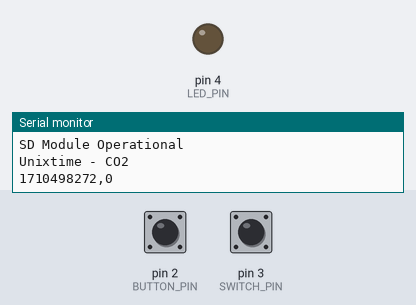
Bench run of a sketch on a simulated Arduino Leonardo, built with avr-gcc and run on an emulated ATmega32U4. Shown: output pins drawn as LEDs (lit = HIGH), the last lines printed to the serial monitor. The test bench sets the inputs (shaded band); at power-on: pin 3 (SWITCH_PIN) HIGH, pin 2 (BUTTON_PIN) LOW. The local clock reads 2024-03-15 10:24:30 at power-on unless the sketch sets it; storage starts empty.

Above: at 3.2 s.
3.3 s: pin 3 (SWITCH_PIN) pulled LOW for 0.15 s
At 3.7 s:
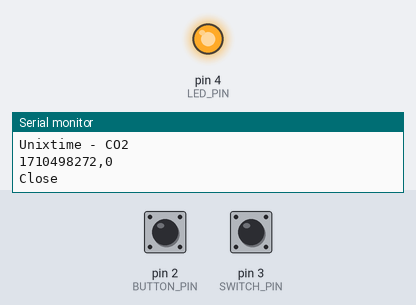
4.9 s: pin 2 (BUTTON_PIN) pulled HIGH for 0.15 s
Timing chart, 0 to 7.9 s (numbered marks = the images above; inputs shaded):
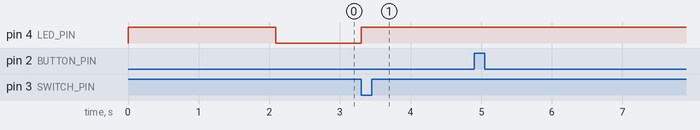

The sketch:

CU-1106H-NS_Logger.ino
```cpp
/*
  The following code is intended specifically for the CU-1106H-NS model and an Arduino Mega.
  Ensure that the sensor has been wired properly, before running this code.
  This code uses UART communication to send and recieve information to and from the CU-1106H-NS sensor.

  This software will gather CO2 and time data from a CU-1106H-NS sensor and a DS3231 RTC module, respectively.
  The information automaticlly gets stored into a micro SD card via the SD card module.
  An external LED will blink each time a measurement is taken.

  The external button is for calibration.
  The toggle switch is to safely shut down the SD card, before the Arduino Mega is manually disconnected from the power source.
  When the SD card is safely shut down, the LED remains on, indicating that it is safe to disconnect the power supply.

  When the code is first ran, the LED is constantly on, while the modules are booting up.
  Once all modules are active, then the LED will begin to blink.
  If the LED does not blink within the first minute, that means there is something wrong with at least one of the modules.

  Written by: Adriann Liceralde
  adriann8399@gmail.com
  */

//IMPORT LIBRARIES
#include <RTClib.h>
#include <SdFat.h>
#include <avr/wdt.h>


//PIN SETTINGS
const int BUTTON_PIN = 2;       //Digital Pin #2
const int SWITCH_PIN = 3;       //Digital Pin #3
const int LED_PIN = 4;          //Digital Pin #4
int buttonState = 0;            //State of the calibration button. 0 means it is not pushed. 1 means it is pushed.
int ledState = 1;               //State of the led. 0 means that blinking is off and the led will stay on, indicating that the sd file is closed
int calValue = 1200;            //Calibration value that the sensor will be calibrated to when the button is pressed.
                                //calValue Range is 400 to 1500. DO NOT GO OUT OF RANGE

//UART COMMANDS
const byte message_Read[4]  = {0x11, 0x01, 0x01, 0xED}; //Command to ask for the CO2 reading
byte response_Read[8];                                  //Response from sensor when message_Read is sent to it
byte response_Calib[4];                                 //Response from sensor when calibration is performed

//PRE_ALLOCATE VARIABLES
RTC_DS3231 rtc;
DateTime dt;
DateTime now_dt;
uint32_t ut;
uint32_t now_ut;
uint32_t ppm;
const uint8_t sdChipSelect = SS;
SdFat sd;
SdFile file;


//THIS IS THE SETUP CHUNK THAT THE ARDUINO WILL RUN ONCE
void setup() {
  //SETUP SERIAL PORTS
  Serial.begin(9600);       // This is for the Serial Monitor of the Arduino
  Serial1.begin(9600);      // This is for the sensor UART line of the sensor


  //SETUP EXTERNAL LED AND TOGGLE SWITCH
  pinMode(LED_PIN, OUTPUT);       //Set the pin to output, so that it can control current flow into the LED
  digitalWrite(LED_PIN, HIGH);    //This ensures that the LED starts as on
  attachInterrupt(digitalPinToInterrupt(SWITCH_PIN), fileclose, FALLING); //Sets up the toggle switch

  //SETUP CALIBRATION BUTTON
  pinMode(BUTTON_PIN, INPUT);
  if ( (calValue < 400) or (calValue > 1500)){     //If the calibration value is out of range, an infinite loop will occur.
    Serial.println("CALIBRATION POINT IS OUT OF RANGE");
    while(1);
  }

  //SETUP RTC AND SD MODULES
  RTCBegin();
  SDBegin();
  file.open("DATA.csv", O_CREAT|O_WRITE|O_APPEND);
  file.print("UNIXTIME"); file.println("CO2");


  Serial.println("Unixtime - CO2");
  wdt_enable(WDTO_8S); //Enable the watchdog timer.
                       //The board will reset after 8 seconds of inactivity, in case the sd card module is experiencing problems
}


//THIS IS THE MAIN LOOP THAT THE ARDUINO WILL RUN FOREVER
void loop() {

  //GET TIME AND CO2
  dt = rtc.now();                         //Execute this function to retrieve the time from the RTC module
  ut = dt.unixtime();                     //Convert the dt variable to a unixtime
  ppm = readFunction();                   //Execute this function to read the information from the sensor

  //PRINT DATA TO SERIAL AND TO SD CARD
  Serial.print(ut);
  Serial.print(",");
  Serial.println(ppm);
  file.print(ut);
  file.print(",");
  file.println(ppm);
  file.sync();

  //BLINK THE LED
  if (ledState == 1){
    digitalWrite(LED_PIN, HIGH);            //Turn led on
    delay(50);
    digitalWrite(LED_PIN, LOW);             //Turn led off
  }

  //CHECK CALIBRATION BUTTON
  buttonState = digitalRead(BUTTON_PIN);  //Check if the calibration button is pressed or not
  if (buttonState == HIGH){               //If it is pressed, then perform the calibration
    calibrateFunction();
  }

  //WAIT FOR A SPECIFIED AMOUNT OF TIME BEFORE NEXT MEASUREMENT
  do {
    now_dt = rtc.now();
    now_ut = now_dt.unixtime();
  }
  while ( now_ut < ut + 3 );            //This will wait until 3 seconds as elapsed. Change the value as desired.

  wdt_reset(); // Reset the watchdog timer
}


//DEFINING THE FUNCTION TO TAKE MEASUREMENTS
int readFunction() {
  int conc = 0;
  Serial1.write(message_Read, 4);         //Send the command to ask for a measurement
  delay(10);
  if (Serial1.available()) {              //Check if the sensor's UART has information to give
    Serial1.readBytes(response_Read, 8);  //If there is information, then read it
    conc = response_Read[3]*256 + response_Read[4];  //Convert the information to a CO2 ppm reading
  }
  return conc;
}


//DEFINING THE FUNCTION TO PERFORM A CALIBRATION
void calibrateFunction() {
  //Convert the calibration value to bytes
  int ppm = calValue;
  int DF0 = ppm/256;
  int DF1 = ppm - DF0*256;
  int CS = (256 - (0x11 +0x03 + 0x03 + DF0 + DF1)%256);


  //Construct the UART command, and then send it to the sensor
  byte command[6] = {0x11, 0x03, 0x03, DF0, DF1, CS};
  for (int i=0; i<6; i++) {
      Serial.print(command[i], HEX);
      Serial.print("-");
  }
  Serial.println("");
  Serial1.write(command, 6);    //Send the command
  delay(10);

  //Read the response from the sensor after the calibration is performed
  Serial1.readBytes(response_Calib , 4);  //Read the response
  for (int i=0; i<4; i++) {
    Serial.print(response_Calib[i], HEX);
    Serial.print("-");
  }
  Serial.println("");
  Serial.println("Calibration Performed");
  delay(1000);
}


//DEFINING THE FUNCTION TO START-UP THE RTC MODULE
void RTCBegin() {
  bool success = false;
  while (success == false) {
    if(rtc.begin())
      success = true;
    else
      Serial.println("RTC Failed");
    delay(1000);
  }
  Serial.println("RTC Operational");
}


//DEFINING THE FUNCTION TO START-UP THE SD CARD MODULE
void SDBegin() {
  bool success = false;
  while (success == false) {
    if(sd.begin(sdChipSelect))
      success = true;
    else
      Serial.println("SD Module Failed");
    delay(1000);
  }
  Serial.println("SD Module Operational");
}


//DEFINING THE FUNCTION THAT WILL CLOSE THE SD FILE
void fileclose() {
  Serial.println("Close");
  file.close();
  ledState = 0;
  digitalWrite(LED_PIN, HIGH);
}
```

Measured:
- after the input at 3.3 s, pin 4 (LED_PIN): LOW → HIGH at once
